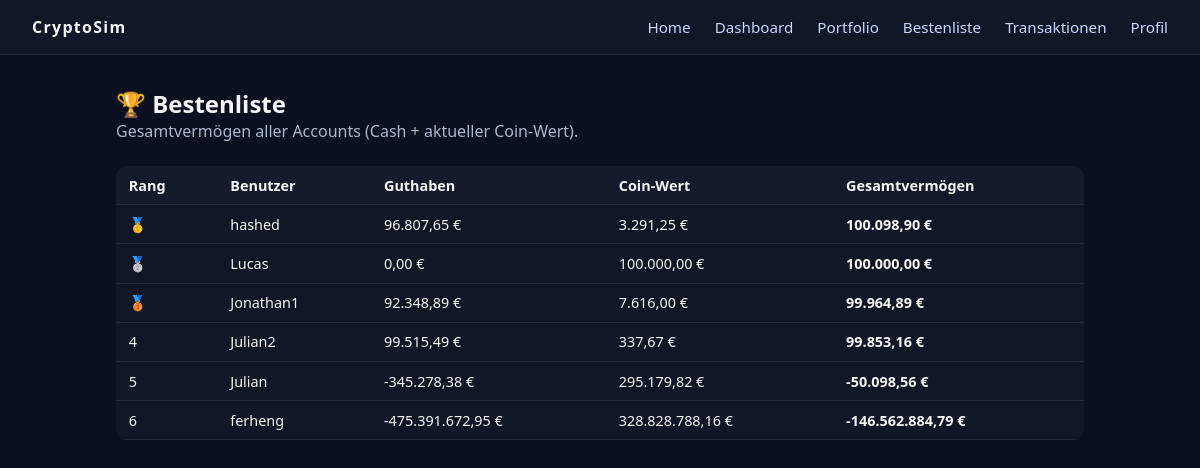
The page /leaderboard on the database as committed earlier.
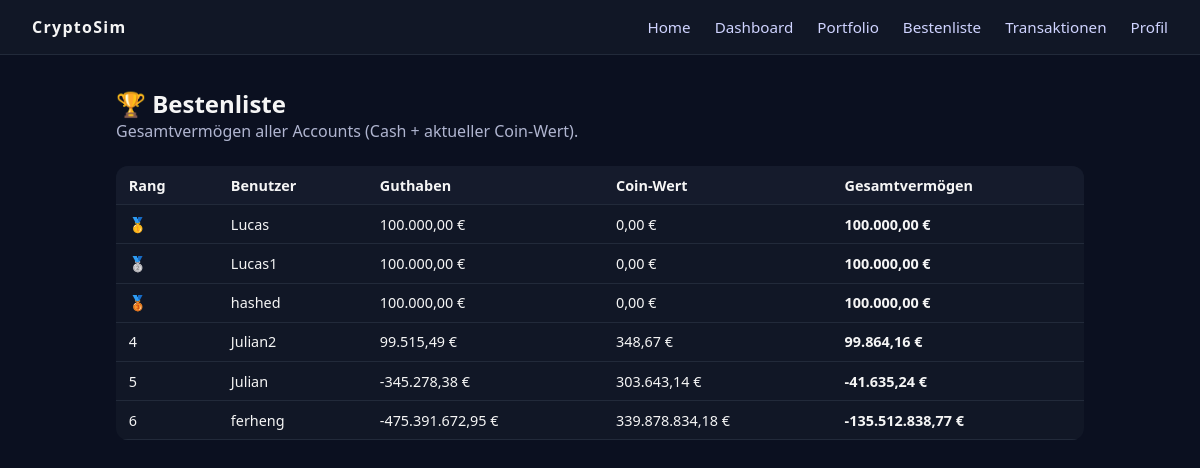
The same page on the database as committed later.
### tables this page shows
CREATE TABLE accounts (
        id INTEGER PRIMARY KEY AUTOINCREMENT,
        name TEXT UNIQUE NOT NULL,
        pw TEXT NOT NULL,
        created_at DATETIME DEFAULT CURRENT_TIMESTAMP
    );

### app.py (the view)
@app.route("/leaderboard")
def leaderboard():
    entries = portfolio_service.get_leaderboard()
    acc_id = session.get("acc_id")
    return render_template("leaderboard.html", entries=entries, current_acc_id=acc_id)

### app.py (called while the page is built)
@app.template_filter("eur")
def eur_format(value):
    try:
        return f"{value:,.2f} €".replace(",", "X").replace(".", ",").replace("X", ".")
    except Exception:
        return value

### models/database.py (called while the page is built)
    @staticmethod
    def get_connection():
        conn = sqlite3.connect(DB_PATH)
        conn.row_factory = sqlite3.Row
        return conn

### templates/leaderboard.html (shortened to what this page needs)
{% extends "base.html" %}
{% block content %}
<h2>🏆 Bestenliste</h2>
<p class="subtext" style="color:#b0b5d0;">
  Gesamtvermögen aller Accounts (Cash + aktueller Coin-Wert).
</p>
{% if entries %}
<table class="table leaderboard-table">
  <thead>
    <tr>
      <th>Rang</th>
      <th>Benutzer</th>
      <th>Guthaben</th>
      <th>Coin-Wert</th>
      <th>Gesamtvermögen</th>
    </tr>
  </thead>
  <tbody>
    {% for e in entries %}
    <tr class="{% if e.acc_id == current_acc_id %}leaderboard-self{% endif %}">
      <td>
        {% if e.rank == 1 %}🥇
        {% elif e.rank == 2 %}🥈
        {% elif e.rank == 3 %}🥉
        {% else %}{{ e.rank }}
        {% endif %}
      </td>
      <td>
        {{ e.name }}
      </td>
      <td>{{ e.balance|eur }}</td>
      <td>{{ e.coin_value|eur }}</td>
      <td><strong>{{ e.total|eur }}</strong></td>
    </tr>
    {% endfor %}
  </tbody>
</table>
{% else %}
<p>Es gibt noch keine Accounts.</p>
{% endif %}
{% endblock %}

### templates/base.html (shortened to what this page needs)
<!DOCTYPE html>
<html lang="de">
<head>
  <link rel="stylesheet" href="{{ url_for('static', filename='css/styles.css') }}">
</head>
<body>
  <nav class="navbar">
    <div class="nav-logo">CryptoSim</div>
    <ul class="nav-links">
      <li><a href="{{ url_for('home') }}">Home</a></li>
      <li><a href="{{ url_for('dashboard') }}">Dashboard</a></li>
      <li><a href="{{ url_for('portfolio') }}">Portfolio</a></li>
      <li><a href="{{ url_for('leaderboard') }}">Bestenliste</a></li>
      <li><a href="{{ url_for('transactions') }}">Transaktionen</a></li>
      <li><a href="{{ url_for('profile') }}">Profil</a></li>
    </ul>
  </nav>
  <main class="container">
    {% block content %}{% endblock %}
  </main>
</body>
</html>

### static/css/styles.css (style rules this page uses)
* { box-sizing: border-box; margin: 0; padding: 0; font-family: system-ui, -apple-system, BlinkMacSystemFont, "Segoe UI", sans-serif; }
body { background: #0b1020; color: #f5f5f5; }
a { color: inherit; text-decoration: none; }
.navbar { display: flex; justify-content: space-between; align-items: center; padding: 1rem 2rem; background: #111726; border-bottom: 1px solid #222a3a; position: sticky; top: 0; z-index: 10; }
.nav-logo { font-weight: 700; letter-spacing: 0.08em; }
.nav-links { list-style: none; display: flex; gap: 1.5rem; }
.nav-links a { color: #cfd3ff; font-size: 0.95rem; }
.container { max-width: 1000px; margin: 2rem auto; padding: 0 1rem; }
.table { width: 100%; border-collapse: collapse; margin-top: 1.5rem; background: #111726; border-radius: 12px; overflow: hidden; }
.table th, .table td { padding: 0.6rem 0.8rem; border-bottom: 1px solid #222a3a; font-size: 0.9rem; }
.table th { background: #151b2c; text-align: left; }

Rows that differ between the two databases and show on the page:
removed accounts: name "Jonathan1", balance|eur "92.348,89 €", coin_value|eur "7.616,00 €", total|eur "99.964,89 €"
shown differently, row unchanged: accounts "Lucas": balance|eur "0,00 €" → "100.000,00 €"; coin_value|eur "100.000,00 €" → "0,00 €"; text "🥈" → "🥇"; moves up the list
added accounts: name "Lucas1", balance|eur "100.000,00 €", coin_value|eur "0,00 €", total|eur "100.000,00 €"
computed for accounts "hashed": balance|eur "96.807,65 €" → "100.000,00 €"; coin_value|eur "3.291,25 €" → "0,00 €"; total|eur "100.098,90 €" → "100.000,00 €"; text "🥇" → "🥉"
computed for accounts "Julian2": coin_value|eur "337,67 €" → "348,67 €"; total|eur "99.853,16 €" → "99.864,16 €"
changed accounts "Julian": coin_value|eur "295.179,82 €" → "303.643,14 €"; total|eur "-50.098,56 €" → "-41.635,24 €"
computed for accounts "ferheng": coin_value|eur "328.828.788,16 €" → "339.878.834,18 €"; total|eur "-146.562.884,79 €" → "-135.512.838,77 €"
